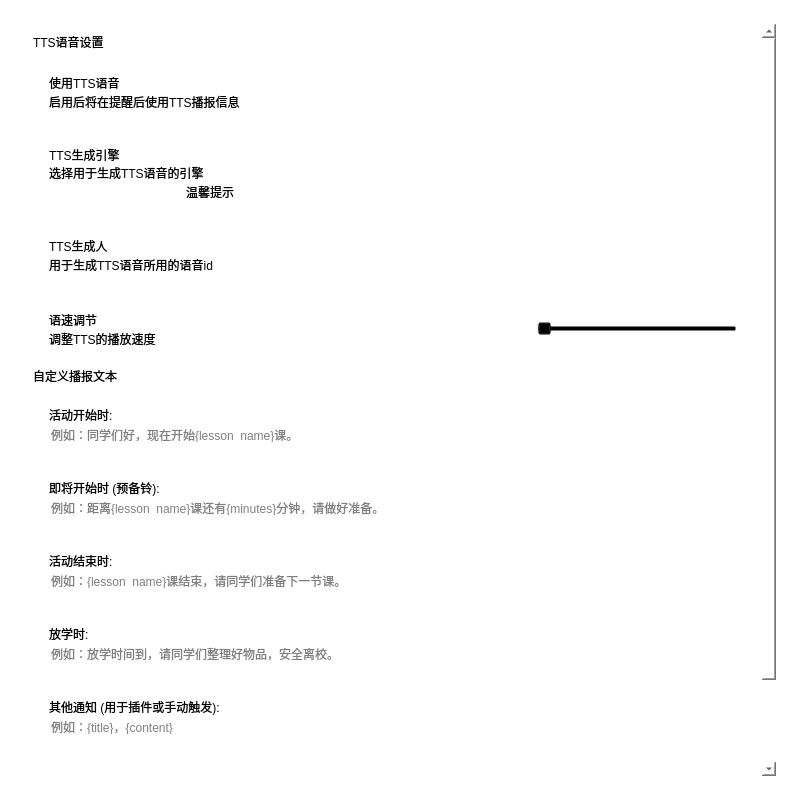
<?xml version="1.0" encoding="UTF-8"?>
<ui version="4.0">
 <class>TTSAdvancedSettings</class>
 <widget class="QWidget" name="TTSAdvancedSettings">
  <property name="geometry">
   <rect>
    <x>0</x>
    <y>0</y>
    <width>800</width>
    <height>800</height>
   </rect>
  </property>
  <property name="windowTitle">
   <string>TTS 高级设置</string>
  </property>
  <property name="styleSheet">
   <string notr="true">background: transparent; border: none</string>
  </property>
  <layout class="QVBoxLayout" name="verticalLayout_Main">
   <property name="spacing">
    <number>18</number>
   </property>
   <property name="leftMargin">
    <number>0</number>
   </property>
   <property name="topMargin">
    <number>0</number>
   </property>
   <property name="rightMargin">
    <number>0</number>
   </property>
   <property name="bottomMargin">
    <number>0</number>
   </property>
   <item>
    <widget class="SmoothScrollArea" name="scrollArea">
     <property name="widgetResizable">
      <bool>true</bool>
     </property>
     <widget class="QWidget" name="scrollAreaWidgetContents">
      <property name="geometry">
       <rect>
        <x>0</x>
        <y>0</y>
        <width>778</width>
        <height>1047</height>
       </rect>
      </property>
      <layout class="QVBoxLayout" name="verticalLayout_Scroll">
       <property name="spacing">
        <number>24</number>
       </property>
       <property name="leftMargin">
        <number>24</number>
       </property>
       <property name="topMargin">
        <number>24</number>
       </property>
       <property name="rightMargin">
        <number>24</number>
       </property>
       <property name="bottomMargin">
        <number>24</number>
       </property>
       <item>
        <widget class="SmoothScrollArea" name="sd_scroll">
         <property name="styleSheet">
          <string notr="true">background: transparent; border: none</string>
         </property>
         <property name="widgetResizable">
          <bool>true</bool>
         </property>
         <widget class="QWidget" name="scrollAreaWidgetContents_2">
          <property name="geometry">
           <rect>
            <x>0</x>
            <y>0</y>
            <width>730</width>
            <height>999</height>
           </rect>
          </property>
          <layout class="QVBoxLayout" name="verticalLayout_9">
           <item>
            <widget class="TitleLabel" name="TitleLabel">
             <property name="text">
              <string>TTS语音设置</string>
             </property>
            <property name="wordWrap"><bool>true</bool></property></widget>
           </item>
           <item>
            <layout class="QVBoxLayout" name="verticalLayout_5">
             <property name="spacing">
              <number>3</number>
             </property>
             <item>
              <widget class="CardWidget" name="CardWidget_13">
               <property name="minimumSize">
                <size>
                 <width>0</width>
                 <height>70</height>
                </size>
               </property>
               <layout class="QHBoxLayout" name="horizontalLayout_14">
                <property name="leftMargin">
                 <number>16</number>
                </property>
                <property name="topMargin">
                 <number>16</number>
                </property>
                <property name="rightMargin">
                 <number>16</number>
                </property>
                <property name="bottomMargin">
                 <number>16</number>
                </property>
                <item>
                 <layout class="QVBoxLayout" name="verticalLayout_18">
                  <property name="spacing">
                   <number>0</number>
                  </property>
                  <item>
                   <widget class="StrongBodyLabel" name="StrongBodyLabel_14">
                    <property name="sizePolicy">
                     <sizepolicy hsizetype="Expanding" vsizetype="Preferred">
                      <horstretch>0</horstretch>
                      <verstretch>0</verstretch>
                     </sizepolicy>
                    </property>
                    <property name="text">
                     <string>使用TTS语音</string>
                    </property>
                   <property name="wordWrap"><bool>true</bool></property></widget>
                  </item>
                  <item>
                   <widget class="CaptionLabel" name="CaptionLabel_13">
                    <property name="sizePolicy">
                     <sizepolicy hsizetype="Preferred" vsizetype="Fixed">
                      <horstretch>0</horstretch>
                      <verstretch>0</verstretch>
                     </sizepolicy>
                    </property>
                    <property name="text">
                     <string>启用后将在提醒后使用TTS播报信息</string>
                    </property>
                    <property name="lightColor" stdset="0">
                     <color alpha="150">
                      <red>0</red>
                      <green>0</green>
                      <blue>0</blue>
                     </color>
                    </property>
                    <property name="darkColor" stdset="0">
                     <color alpha="200">
                      <red>255</red>
                      <green>255</green>
                      <blue>255</blue>
                     </color>
                    </property>
                   <property name="wordWrap"><bool>true</bool></property></widget>
                  </item>
                 </layout>
                </item>
                <item>
                 <widget class="SwitchButton" name="switch_enable_tts">
                  <property name="enabled">
                   <bool>true</bool>
                  </property>
                  <property name="onText">
                   <string>启用</string>
                  </property>
                  <property name="offText">
                   <string>禁用</string>
                  </property>
                 </widget>
                </item>
               </layout>
              </widget>
             </item>
             <item>
              <widget class="CardWidget" name="CardWidget_9">
               <property name="minimumSize">
                <size>
                 <width>0</width>
                 <height>80</height>
                </size>
               </property>
               <layout class="QGridLayout" name="gridLayout">
                <property name="leftMargin">
                 <number>16</number>
                </property>
                <property name="topMargin">
                 <number>16</number>
                </property>
                <property name="rightMargin">
                 <number>16</number>
                </property>
                <property name="bottomMargin">
                 <number>16</number>
                </property>
                <item row="0" column="0">
                 <layout class="QVBoxLayout" name="verticalLayout_13">
                  <property name="spacing">
                   <number>0</number>
                  </property>
                  <item>
                   <widget class="StrongBodyLabel" name="StrongBodyLabel_9">
                    <property name="text">
                     <string>TTS生成引擎</string>
                    </property>
                   <property name="wordWrap"><bool>true</bool></property></widget>
                  </item>
                  <item>
                   <widget class="CaptionLabel" name="CaptionLabel_8">
                    <property name="text">
                     <string>选择用于生成TTS语音的引擎</string>
                    </property>
                    <property name="lightColor" stdset="0">
                     <color alpha="150">
                      <red>0</red>
                      <green>0</green>
                      <blue>0</blue>
                     </color>
                    </property>
                    <property name="darkColor" stdset="0">
                     <color alpha="200">
                      <red>255</red>
                      <green>255</green>
                      <blue>255</blue>
                     </color>
                    </property>
                   <property name="wordWrap"><bool>true</bool></property></widget>
                  </item>
                  <item>
                   <spacer name="verticalSpacer_for_note">
                    <property name="orientation">
                     <enum>Qt::Vertical</enum>
                    </property>
                    <property name="sizeType">
                     <enum>QSizePolicy::Fixed</enum>
                    </property>
                    <property name="sizeHint" stdset="0">
                     <size>
                      <width>20</width>
                      <height>1</height>
                     </size>
                    </property>
                   </spacer>
                  </item>
                  <item>
                   <widget class="HyperlinkLabel" name="engine_note">
                    <property name="text">
                     <string>温馨提示</string>
                    </property>
                   </widget>
                  </item>
                 </layout>
                </item>
                <item row="0" column="2">
                 <widget class="ComboBox" name="engine_selector">
                  <property name="sizePolicy">
                   <sizepolicy hsizetype="Minimum" vsizetype="Fixed">
                    <horstretch>0</horstretch>
                    <verstretch>0</verstretch>
                   </sizepolicy>
                  </property>
                 </widget>
                </item>
                <item row="0" column="1">
                 <widget class="ComboBox" name="voice_language">
                  <property name="enabled">
                   <bool>true</bool>
                  </property>
                  <property name="sizePolicy">
                   <sizepolicy hsizetype="Maximum" vsizetype="Fixed">
                    <horstretch>0</horstretch>
                    <verstretch>0</verstretch>
                   </sizepolicy>
                  </property>
                  <property name="minimumSize">
                   <size>
                    <width>10</width>
                    <height>0</height>
                   </size>
                  </property>
                 </widget>
                </item>
               </layout>
              </widget>
             </item>
             <item>
              <widget class="CardWidget" name="CardWidget_8">
               <property name="minimumSize">
                <size>
                 <width>0</width>
                 <height>70</height>
                </size>
               </property>
               <layout class="QHBoxLayout" name="horizontalLayout_8">
                <property name="leftMargin">
                 <number>16</number>
                </property>
                <property name="topMargin">
                 <number>16</number>
                </property>
                <property name="rightMargin">
                 <number>16</number>
                </property>
                <property name="bottomMargin">
                 <number>16</number>
                </property>
                <item>
                 <layout class="QVBoxLayout" name="verticalLayout_12">
                  <property name="spacing">
                   <number>0</number>
                  </property>
                  <item>
                   <widget class="StrongBodyLabel" name="StrongBodyLabel_8">
                    <property name="text">
                     <string>TTS生成人</string>
                    </property>
                   <property name="wordWrap"><bool>true</bool></property></widget>
                  </item>
                  <item>
                   <widget class="CaptionLabel" name="CaptionLabel_7">
                    <property name="text">
                     <string>用于生成TTS语音所用的语音id</string>
                    </property>
                    <property name="lightColor" stdset="0">
                     <color alpha="150">
                      <red>0</red>
                      <green>0</green>
                      <blue>0</blue>
                     </color>
                    </property>
                    <property name="darkColor" stdset="0">
                     <color alpha="200">
                      <red>255</red>
                      <green>255</green>
                      <blue>255</blue>
                     </color>
                    </property>
                   <property name="wordWrap"><bool>true</bool></property></widget>
                  </item>
                 </layout>
                </item>
                <item>
                 <widget class="ComboBox" name="voice_selector">
                  <property name="enabled">
                   <bool>false</bool>
                  </property>
                  <property name="sizePolicy">
                   <sizepolicy hsizetype="Expanding" vsizetype="Fixed">
                    <horstretch>0</horstretch>
                    <verstretch>0</verstretch>
                   </sizepolicy>
                  </property>
                  <property name="maximumSize">
                   <size>
                    <width>450</width>
                    <height>16777215</height>
                   </size>
                  </property>
                 </widget>
                </item>
               </layout>
              </widget>
             </item>
             <item>
              <spacer name="verticalSpacer_for_note_2">
               <property name="orientation">
                <enum>Qt::Vertical</enum>
               </property>
               <property name="sizeType">
                <enum>QSizePolicy::Fixed</enum>
               </property>
               <property name="sizeHint" stdset="0">
                <size>
                 <width>20</width>
                 <height>1</height>
                </size>
               </property>
              </spacer>
             </item>
             <item>
              <widget class="CardWidget" name="CardWidget_7">
               <property name="minimumSize">
                <size>
                 <width>0</width>
                 <height>70</height>
                </size>
               </property>
               <layout class="QHBoxLayout" name="horizontalLayout_7">
                <property name="leftMargin">
                 <number>16</number>
                </property>
                <property name="topMargin">
                 <number>16</number>
                </property>
                <property name="rightMargin">
                 <number>16</number>
                </property>
                <property name="bottomMargin">
                 <number>16</number>
                </property>
                <item>
                 <layout class="QVBoxLayout" name="verticalLayout_11">
                  <property name="spacing">
                   <number>0</number>
                  </property>
                  <item>
                   <widget class="StrongBodyLabel" name="StrongBodyLabel_7">
                    <property name="text">
                     <string>语速调节</string>
                    </property>
                   <property name="wordWrap"><bool>true</bool></property></widget>
                  </item>
                  <item>
                   <widget class="CaptionLabel" name="CaptionLabel_6">
                    <property name="text">
                     <string>调整TTS的播放速度</string>
                    </property>
                    <property name="lightColor" stdset="0">
                     <color alpha="150">
                      <red>0</red>
                      <green>0</green>
                      <blue>0</blue>
                     </color>
                    </property>
                    <property name="darkColor" stdset="0">
                     <color alpha="200">
                      <red>255</red>
                      <green>255</green>
                      <blue>255</blue>
                     </color>
                    </property>
                   <property name="wordWrap"><bool>true</bool></property></widget>
                  </item>
                 </layout>
                </item>
                <item>
                 <widget class="Slider" name="slider_tts_speed">
                  <property name="sizePolicy">
                   <sizepolicy hsizetype="Maximum" vsizetype="Fixed">
                    <horstretch>0</horstretch>
                    <verstretch>0</verstretch>
                   </sizepolicy>
                  </property>
                  <property name="minimumSize">
                   <size>
                    <width>200</width>
                    <height>0</height>
                   </size>
                  </property>
                  <property name="orientation">
                   <enum>Qt::Horizontal</enum>
                  </property>
                 </widget>
                </item>
               </layout>
              </widget>
             </item>
             <item>
              <widget class="SubtitleLabel" name="SubtitleLabel_CustomText">
               <property name="text">
                <string>自定义播报文本</string>
               </property>
              <property name="wordWrap"><bool>true</bool></property></widget>
             </item>
             <item>
              <widget class="CardWidget" name="CardWidget_11">
               <property name="minimumSize">
                <size>
                 <width>0</width>
                 <height>70</height>
                </size>
               </property>
               <layout class="QHBoxLayout" name="horizontalLayout_15">
                <property name="leftMargin">
                 <number>16</number>
                </property>
                <property name="topMargin">
                 <number>16</number>
                </property>
                <property name="rightMargin">
                 <number>16</number>
                </property>
                <property name="bottomMargin">
                 <number>16</number>
                </property>
                <item>
                 <layout class="QVBoxLayout" name="verticalLayout_16">
                  <property name="spacing">
                   <number>0</number>
                  </property>
                  <item>
                   <widget class="StrongBodyLabel" name="StrongBodyLabel_15">
                    <property name="sizePolicy">
                     <sizepolicy hsizetype="Expanding" vsizetype="Preferred">
                      <horstretch>0</horstretch>
                      <verstretch>0</verstretch>
                     </sizepolicy>
                    </property>
                    <property name="text">
                     <string>活动开始时:</string>
                    </property>
                   <property name="wordWrap"><bool>true</bool></property></widget>
                  </item>
                  <item>
                   <widget class="LineEdit" name="text_attend_class">
                    <property name="placeholderText">
                     <string>例如：同学们好，现在开始{lesson_name}课。</string>
                    </property>
                   </widget>
                  </item>
                 </layout>
                </item>
               </layout>
              </widget>
             </item>
             <item>
              <widget class="CardWidget" name="CardWidget_14">
               <property name="minimumSize">
                <size>
                 <width>0</width>
                 <height>70</height>
                </size>
               </property>
               <layout class="QHBoxLayout" name="horizontalLayout_16">
                <property name="leftMargin">
                 <number>16</number>
                </property>
                <property name="topMargin">
                 <number>16</number>
                </property>
                <property name="rightMargin">
                 <number>16</number>
                </property>
                <property name="bottomMargin">
                 <number>16</number>
                </property>
                <item>
                 <layout class="QVBoxLayout" name="verticalLayout_20">
                  <property name="spacing">
                   <number>0</number>
                  </property>
                  <item>
                   <widget class="StrongBodyLabel" name="StrongBodyLabel_16">
                    <property name="sizePolicy">
                     <sizepolicy hsizetype="Expanding" vsizetype="Preferred">
                      <horstretch>0</horstretch>
                      <verstretch>0</verstretch>
                     </sizepolicy>
                    </property>
                    <property name="text">
                     <string>即将开始时 (预备铃):</string>
                    </property>
                   <property name="wordWrap"><bool>true</bool></property></widget>
                  </item>
                  <item>
                   <widget class="LineEdit" name="text_prepare_class">
                    <property name="placeholderText">
                     <string>例如：距离{lesson_name}课还有{minutes}分钟，请做好准备。</string>
                    </property>
                   </widget>
                  </item>
                 </layout>
                </item>
               </layout>
              </widget>
             </item>
             <item>
              <widget class="CardWidget" name="CardWidget_15">
               <property name="minimumSize">
                <size>
                 <width>0</width>
                 <height>70</height>
                </size>
               </property>
               <layout class="QHBoxLayout" name="horizontalLayout_17">
                <property name="leftMargin">
                 <number>16</number>
                </property>
                <property name="topMargin">
                 <number>16</number>
                </property>
                <property name="rightMargin">
                 <number>16</number>
                </property>
                <property name="bottomMargin">
                 <number>16</number>
                </property>
                <item>
                 <layout class="QVBoxLayout" name="verticalLayout_21">
                  <property name="spacing">
                   <number>0</number>
                  </property>
                  <item>
                   <widget class="StrongBodyLabel" name="StrongBodyLabel_17">
                    <property name="sizePolicy">
                     <sizepolicy hsizetype="Expanding" vsizetype="Preferred">
                      <horstretch>0</horstretch>
                      <verstretch>0</verstretch>
                     </sizepolicy>
                    </property>
                    <property name="text">
                     <string>活动结束时:</string>
                    </property>
                   <property name="wordWrap"><bool>true</bool></property></widget>
                  </item>
                  <item>
                   <widget class="LineEdit" name="text_finish_class">
                    <property name="placeholderText">
                     <string>例如：{lesson_name}课结束，请同学们准备下一节课。</string>
                    </property>
                   </widget>
                  </item>
                 </layout>
                </item>
               </layout>
              </widget>
             </item>
             <item>
              <widget class="CardWidget" name="CardWidget_16">
               <property name="minimumSize">
                <size>
                 <width>0</width>
                 <height>70</height>
                </size>
               </property>
               <layout class="QHBoxLayout" name="horizontalLayout_18">
                <property name="leftMargin">
                 <number>16</number>
                </property>
                <property name="topMargin">
                 <number>16</number>
                </property>
                <property name="rightMargin">
                 <number>16</number>
                </property>
                <property name="bottomMargin">
                 <number>16</number>
                </property>
                <item>
                 <layout class="QVBoxLayout" name="verticalLayout_22">
                  <property name="spacing">
                   <number>0</number>
                  </property>
                  <item>
                   <widget class="StrongBodyLabel" name="StrongBodyLabel_18">
                    <property name="sizePolicy">
                     <sizepolicy hsizetype="Expanding" vsizetype="Preferred">
                      <horstretch>0</horstretch>
                      <verstretch>0</verstretch>
                     </sizepolicy>
                    </property>
                    <property name="text">
                     <string>放学时:</string>
                    </property>
                   <property name="wordWrap"><bool>true</bool></property></widget>
                  </item>
                  <item>
                   <widget class="LineEdit" name="text_after_school">
                    <property name="placeholderText">
                     <string>例如：放学时间到，请同学们整理好物品，安全离校。</string>
                    </property>
                   </widget>
                  </item>
                 </layout>
                </item>
               </layout>
              </widget>
             </item>
             <item>
              <widget class="CardWidget" name="CardWidget_17">
               <property name="minimumSize">
                <size>
                 <width>0</width>
                 <height>70</height>
                </size>
               </property>
               <layout class="QHBoxLayout" name="horizontalLayout_19">
                <property name="leftMargin">
                 <number>16</number>
                </property>
                <property name="topMargin">
                 <number>16</number>
                </property>
                <property name="rightMargin">
                 <number>16</number>
                </property>
                <property name="bottomMargin">
                 <number>16</number>
                </property>
                <item>
                 <layout class="QVBoxLayout" name="verticalLayout_23">
                  <property name="spacing">
                   <number>0</number>
                  </property>
                  <item>
                   <widget class="StrongBodyLabel" name="StrongBodyLabel_19">
                    <property name="sizePolicy">
                     <sizepolicy hsizetype="Expanding" vsizetype="Preferred">
                      <horstretch>0</horstretch>
                      <verstretch>0</verstretch>
                     </sizepolicy>
                    </property>
                    <property name="text">
                     <string>其他通知 (用于插件或手动触发):</string>
                    </property>
                   <property name="wordWrap"><bool>true</bool></property></widget>
                  </item>
                  <item>
                   <widget class="LineEdit" name="text_notification">
                    <property name="placeholderText">
                     <string>例如：{title}，{content}</string>
                    </property>
                   </widget>
                  </item>
                 </layout>
                </item>
               </layout>
              </widget>
             </item>
             <item>
              <widget class="CardWidget" name="CardWidget_18">
               <property name="minimumSize">
                <size>
                 <width>0</width>
                 <height>70</height>
                </size>
               </property>
               <layout class="QHBoxLayout" name="horizontalLayout">
                <item>
                 <spacer name="horizontalSpacer_2">
                  <property name="orientation">
                   <enum>Qt::Horizontal</enum>
                  </property>
                  <property name="sizeHint" stdset="0">
                   <size>
                    <width>40</width>
                    <height>20</height>
                   </size>
                  </property>
                 </spacer>
                </item>
                <item>
                 <widget class="PushButton" name="tts_vocab_button">
                  <property name="text">
                   <string>可用占位符</string>
                  </property>
                 </widget>
                </item>
                <item>
                 <widget class="PrimaryDropDownPushButton" name="preview">
                  <property name="enabled">
                   <bool>false</bool>
                  </property>
                  <property name="sizePolicy">
                   <sizepolicy hsizetype="Expanding" vsizetype="Fixed">
                    <horstretch>0</horstretch>
                    <verstretch>0</verstretch>
                   </sizepolicy>
                  </property>
                  <property name="text">
                   <string>预览</string>
                  </property>
                 </widget>
                </item>
                <item>
                 <spacer name="horizontalSpacer">
                  <property name="orientation">
                   <enum>Qt::Horizontal</enum>
                  </property>
                  <property name="sizeHint" stdset="0">
                   <size>
                    <width>40</width>
                    <height>20</height>
                   </size>
                  </property>
                 </spacer>
                </item>
               </layout>
              </widget>
             </item>
            </layout>
           </item>
           <item>
            <spacer name="verticalSpacer_2">
             <property name="orientation">
              <enum>Qt::Vertical</enum>
             </property>
             <property name="sizeHint" stdset="0">
              <size>
               <width>20</width>
               <height>40</height>
              </size>
             </property>
            </spacer>
           </item>
          </layout>
         </widget>
        </widget>
       </item>
      </layout>
     </widget>
    </widget>
   </item>
  </layout>
 </widget>
 <customwidgets>
  <customwidget>
   <class>ComboBox</class>
   <extends>QPushButton</extends>
   <header>qfluentwidgets</header>
  </customwidget>
  <customwidget>
   <class>PushButton</class>
   <extends>QPushButton</extends>
   <header>qfluentwidgets</header>
  </customwidget>
  <customwidget>
   <class>PrimaryPushButton</class>
   <extends>PushButton</extends>
   <header>qfluentwidgets</header>
  </customwidget>
  <customwidget>
   <class>PrimaryDropDownPushButton</class>
   <extends>PrimaryPushButton</extends>
   <header>qfluentwidgets</header>
  </customwidget>
  <customwidget>
   <class>SwitchButton</class>
   <extends>QWidget</extends>
   <header>qfluentwidgets</header>
  </customwidget>
  <customwidget>
   <class>Slider</class>
   <extends>QSlider</extends>
   <header>qfluentwidgets</header>
  </customwidget>
  <customwidget>
   <class>CardWidget</class>
   <extends>QFrame</extends>
   <header>qfluentwidgets</header>
   <container>1</container>
  </customwidget>
  <customwidget>
   <class>SmoothScrollArea</class>
   <extends>QScrollArea</extends>
   <header>qfluentwidgets</header>
   <container>1</container>
  </customwidget>
  <customwidget>
   <class>CaptionLabel</class>
   <extends>QLabel</extends>
   <header>qfluentwidgets</header>
  </customwidget>
  <customwidget>
   <class>StrongBodyLabel</class>
   <extends>QLabel</extends>
   <header>qfluentwidgets</header>
  </customwidget>
  <customwidget>
   <class>SubtitleLabel</class>
   <extends>QLabel</extends>
   <header>qfluentwidgets</header>
  </customwidget>
  <customwidget>
   <class>TitleLabel</class>
   <extends>QLabel</extends>
   <header>qfluentwidgets</header>
  </customwidget>
  <customwidget>
   <class>HyperlinkLabel</class>
   <extends>QPushButton</extends>
   <header>qfluentwidgets</header>
  </customwidget>
  <customwidget>
   <class>LineEdit</class>
   <extends>QLineEdit</extends>
   <header>qfluentwidgets</header>
  </customwidget>
 </customwidgets>
 <resources />
 <connections />
</ui>
